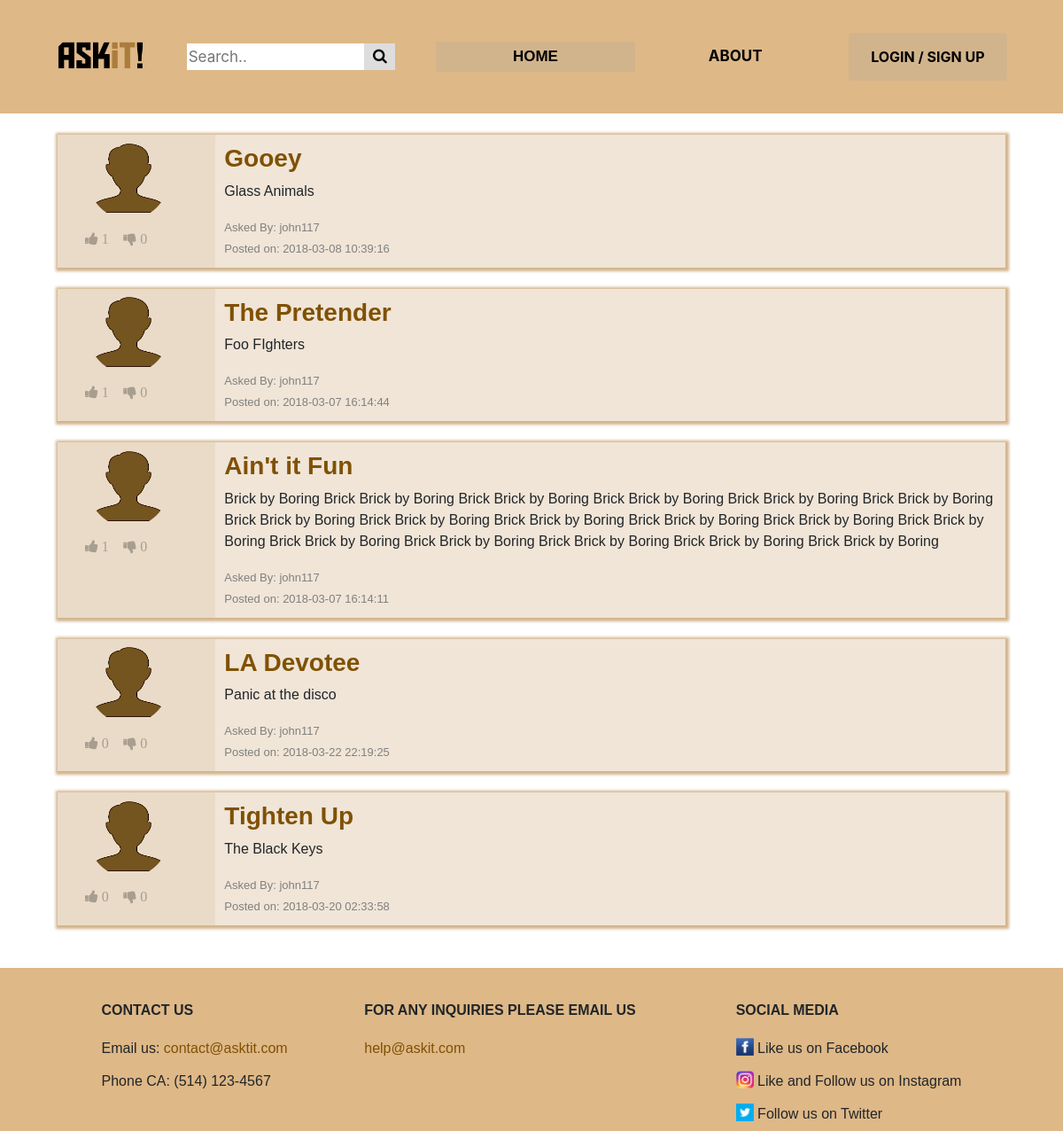
Before: /home_page/homepage.php with the older database file.
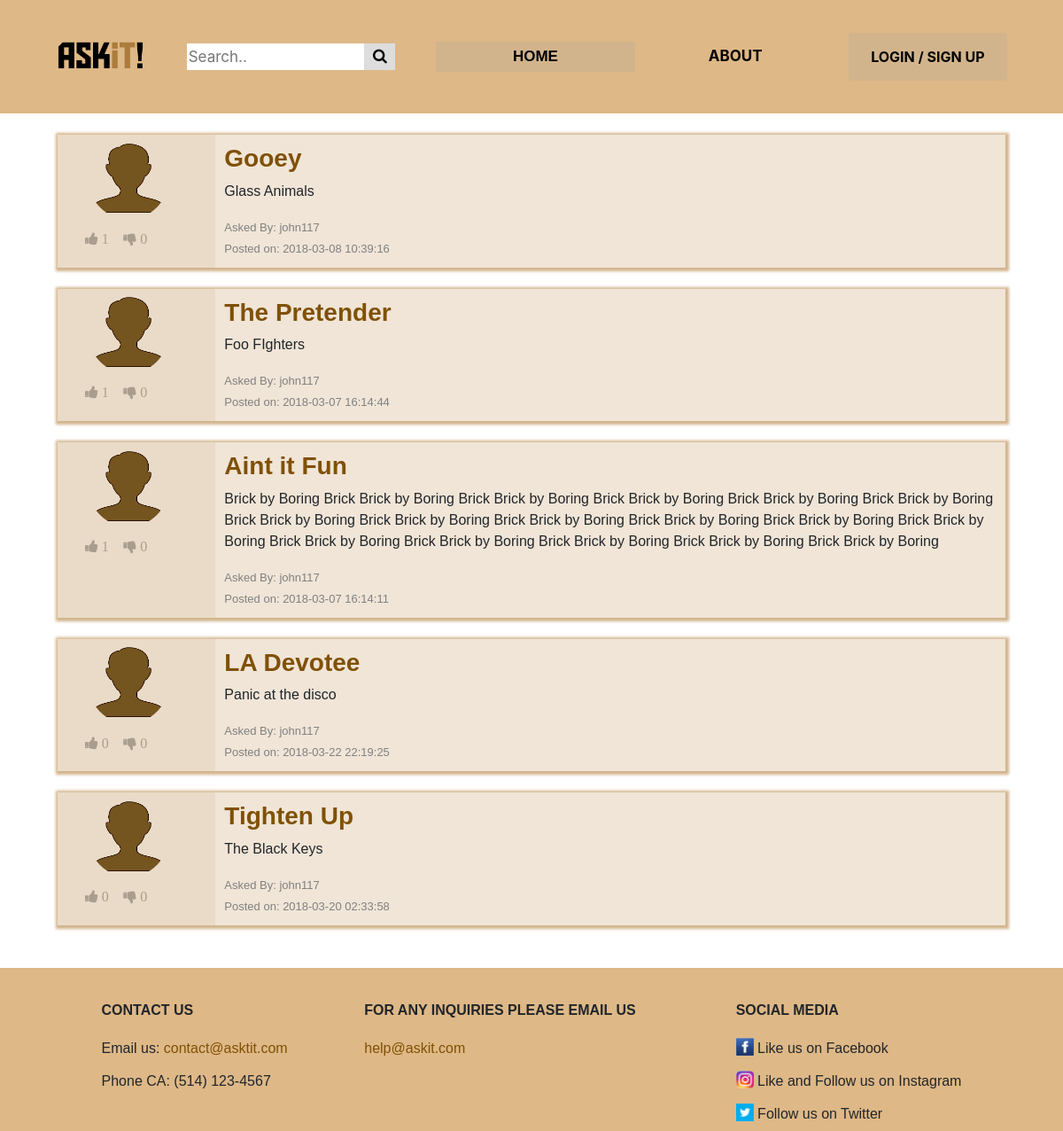
After: the same page with the newer database file.
### tables this page shows
CREATE TABLE IF NOT EXISTS `questions` (
  `id` int(11) NOT NULL AUTO_INCREMENT,
  `account_id` int(11) DEFAULT NULL,
  `header` varchar(100) NOT NULL DEFAULT 'Ain''t it Fun',
  `content` varchar(500) NOT NULL DEFAULT 'Brick by Boring Brick',
  `date` timestamp NOT NULL DEFAULT CURRENT_TIMESTAMP,
  `upvotes` mediumint(8) UNSIGNED NOT NULL DEFAULT '0',
  `downvotes` mediumint(8) UNSIGNED NOT NULL DEFAULT '0',
  `tags` varchar(100) NOT NULL DEFAULT 'noob',
  PRIMARY KEY (`id`),
  KEY `fk_questions_account_id` (`account_id`)
);

CREATE TABLE IF NOT EXISTS `accounts` (
  `id` int(11) NOT NULL AUTO_INCREMENT,
  `username` varchar(20) NOT NULL DEFAULT 'john117',
  `password` varchar(500) DEFAULT NULL,
  `name` varchar(25) NOT NULL DEFAULT 'default name',
  `last_name` varchar(25) NOT NULL DEFAULT 'default  last',
  `gender` set('Male','Female','Other') NOT NULL DEFAULT 'Male',
  `security_one` set('What is the first name of the person you first kissed?','What is the last name of the teacher who gave you your first failing grade?','What is your pets name?','What was the name of your elementary / primary school?','In what city or town does your nearest sibling live?','What was your childhood nickname?','What is the name of your favorite childhood friend?') DEFAULT 'What is the first name of the person you first kissed?',
  `security_two` set('In what city or town did your mother and father meet?','What is the middle name of your oldest child?','What is your favorite team?','What is your favorite movie?','What was your favorite sport in high school?','What was your favorite food as a child?','Who is your childhood sports hero?','What was the name of the company where you had your first job?') NOT NULL DEFAULT 'In what city or town did your mother and father meet?',
  `answer_one` varchar(20) NOT NULL DEFAULT 'a1',
  `answer_two` varchar(20) NOT NULL DEFAULT 'a2',
  `bio` varchar(500) NOT NULL DEFAULT 'Training to be like goku',
  `profession` set('Gamer','Student','Potatoe','Teacher','Professor','Hipster','Trainer','Sloth') NOT NULL DEFAULT 'Potatoe',
  `pin` varchar(4) DEFAULT NULL,
  `profile_picture_path` varchar(500) NOT NULL DEFAULT '../img/avatar2.png',
  PRIMARY KEY (`id`),
  UNIQUE KEY `username` (`username`)
);

### private/controllers/Vote.php (called while the page is built, shortened)
<?php
class Vote{
	public static function getClass($vote){
		return null;
	}
}

### public_html/home_page/homepage.php (the view, shortened to what this page needs)
<?php
  require "../../private/controllers/Vote.php";
  if($_SERVER["REQUEST_METHOD"] == "POST"){
    $log->lwrite("POST METHOD. for homepage.php");
  }
  else if($_SERVER["REQUEST_METHOD"] == "GET"){
    include('header.php');
    include_once('..\..\private\controllers\FavouriteController.php');
    echo "<link rel='stylesheet' type='text/css' href='../css/homepage.css'>";
      	$votes=[];
        $servername = $config['servername'];
        $username = $config['username'];
        $password = $config['password'];
        $dbname = $config['dbname'];
        $con = mysqli_connect($servername, $username, $password, $dbname) or die("Connection Failed");
   		$result = mysqli_query($con,"SELECT questions.*, accounts.username,accounts.profile_picture_path FROM questions AS questions INNER JOIN accounts ON accounts.id=questions.account_id ORDER BY upvotes DESC, downvotes, date DESC");
      echo "<main>";
      echo "<br><div class='container'>";
 		 while($info = mysqli_fetch_array($result,MYSQLI_ASSOC)) {
 		 	$vote=getVote($votes,$info['id']);
	        if($info['id']==$vote['ref_id']){
	          $vote_class=Vote::getClass($vote);
	        }else{
	          $vote_class=Vote::getClass(false);
	        }
	        echo "
	          <div class='form-group row questionBlock'>
              <div class='col-md-2 '>";
                $file_path=$info['profile_picture_path'];
            echo "<div class='col-md-10'><img class='circle_img' src=".$file_path."></div>";
            echo"
	            <div class='details vote_btns ".$vote_class." '>
  	            <form action= '.\Like.php?ref=questions&ref_id=".$info['id']."&vote=1&page=homepage.php' method='POST'>
  	              <button type='submit' class='vote_btn vote_like' ";
  	              if(!isset($_SESSION['userid'])){
  	              	echo "disabled";
  	              }
  	            echo "><i class='fa fa-thumbs-up'> ". $info['upvotes'] . "</i></button>
  	            </form>
  	            <form action='.\Like.php?ref=questions&ref_id=".$info['id']."&vote=-1&page=homepage.php' method='POST'>
  	              <button type='submit' class='vote_btn vote_dislike' ";
  	              if(!isset($_SESSION['userid'])){
  	              	echo "disabled";
  	              }
  	            echo "><i class='fa fa-thumbs-down'> ". $info['downvotes'] . "</i></button>
  	              </form>";
  	            echo "</div></div>
  	            <div class='col-md-10 question'>
  	              <div>
  	              <a href='questionThreadPage.php?questionid=".$info['id']."'>
  	                <h3><strong>" . $info['header'] . "</strong></h3></a>
  	              </div>
  	              <p>" . $info['content'] . "
  	              </p>
  	              <span class = questionByDetail>Asked By: " .$info['username']. "<br>
  	              Posted on: " . $info['date'] . "</span>
	            </div>
	          </div><br>";
      		}
      echo '</div></main>';
  }
  function getVote($votes,$info_id){
      return false;
    }
  include("footer.php");
?>

### public_html/home_page/header.php (shortened to what this page needs)
<!DOCTYPE HTML>
<html>
  <head>
    <link rel="stylesheet" href="https://cdnjs.cloudflare.com/ajax/libs/font-awesome/4.7.0/css/font-awesome.min.css">
    <link rel="stylesheet" href="https://maxcdn.bootstrapcdn.com/bootstrap/4.0.0/css/bootstrap.min.css">
    <link rel="stylesheet" type="text/css" href="../css/header.css">
  </head>
  <body>
    <header>
      <div class="navbar navbar-inverse menu">
        <div class="col-lg-2 no-padding">
          <a href="homepage.php"><img class="col-lg-12 no-padding"
          src="../img/newlogo.png" alt=""/></a>
        </div>
        <div class="col-lg-10 container-fluid">
          <div class="col-lg-3 row search-container">
            <form method="get" action="search.php">
              <input type="text" placeholder="Search.." name="search">
              <button type="submit" value="search"><i class="fa fa-search"></i></button>
            </form>
          </div>
          <div class="row col-lg-9 no-padding menubar">
                <?php include("menu_template.php");?>
          </div>
        </div>
      </div>
    </header>
  </body>
</html>

### public_html/home_page/menu_template.php (shortened to what this page needs)
<!DOCTYPE HTML>
<html>
	<head>
    	<link rel="stylesheet" type="text/css" href="../css/header.css">
    </head>
 	<body>
		<?php
		$index="myButtons";
		$about="myButtons";
		$logout="myButtons";
		$menuLinkid= basename($_SERVER['PHP_SELF'],".php");
		if($menuLinkid=="homepage"){
			$index='myActiveButton';
		}else if($menuLinkid=="about"){
			$about='myActiveButton';
		}else if($menuLinkid=="favorites"){
			$favorites='myActiveButton';
		}else if($menuLinkid=="myquestions"){
			$myquestions='myActiveButton';
		}
		?>
		<div class="col-lg-4 <?php echo $index;?>">
			<a class="<?php echo $index;?>"href="homepage.php">Home</a>
		</div>
		<div class="col-lg-4 <?php echo $about;?>">
			<a class="<?php echo $about;?>"href="about.php">About</a>
		</div>
		<div class="col-lg-4">
			<?php
			if(isset($_SESSION['username'])) {
				?>
				<div class="dropdown">
	  				<button class="dropbtn"> <?php echo "Hi, " .$_SESSION['username']. " !"; ?> </button>
	  				<div class="dropdown-content">
	    				<a href="profile.php">My Profile</a>
	    				<a href="myquestions.php">My Questions</a>
	    				<a href="favorites.php">Favorites</a>
	    				<a href="logout.php">Logout</a>
	  				</div>
				</div>
				<!--<div class="col-lg-2 <?php echo $logout;?>">
					<a class="<?php echo $logout;?>"href="logout.php">Logout</a>
				</div>-->
				<?php
			} else {
				?>
				<button class="btn loginButton" onclick="location.href='../login_register/loginregister.php';"/>Login / Sign Up</button>
				<?php
			}
		?>
		</div>
	</body>
	</html>

### public_html/home_page/footer.php (shortened to what this page needs)
<html>
  <head>
    <link rel="stylesheet" type="text/css" href="../css/footer.css">
  </head>
  <body>
    <div id = "footer">
      <div class ="container">
        <table class = "footerTable" align = "center" >
        <tr>
          <th class="contactUsPadding"><br>CONTACT US</th>
          <th class="emailUsPadding"><br>FOR ANY INQUIRIES PLEASE EMAIL US</th>
          <th><br>SOCIAL MEDIA</th>
        </tr>
        <tr>
          <td>Email us: <a href="mailto:contact@asktit.com">contact@asktit.com</a></td>
          <td><a href="mailto:help@askit.com">help@askit.com</a></td>
          <td><img src="../img/facebook.png" alt="" width="20" height="20" /><a>&nbsp;Like us on Facebook</a></td>
        </tr>
        <tr>
          <td>Phone CA: (514) 123-4567&nbsp;</td>
          <td> </td>
          <td><img src="../img/instagram.png" alt="" width="20" height="20" /> <a>&nbsp;Like and Follow us on Instagram</a></td>
        </tr>
        <tr>
          <td>   </td>
          <td>   </td>
          <td><img src="../img/twitter.png" alt="" width="20" height="20" /><a>&nbsp;Follow us on Twitter</a></td>
        </tr>
        </table>
      </div>
    </div>
  </body>
</html>

### public_html/css/header.css (style rules this page uses)
.menu { background-color: #DEB887; text-transform: uppercase; font-weight: bold; height: 100%; }
.container { position: relative; max-width: 1100px; font-family: helvetica, sans-serif; }
.container img { float: left; }
.search-container { float: left; padding: 0; }
.search-container form { width: 100%; }
.search-container input[type=text] { font-size: 17px; border: none; width: 85%; height: 30px; }
.search-container button { float: right; background: #ddd; font-size: 17px; border: none; cursor: pointer; height: 30px; width: 15%; }
.myButtons { color: black; text-decoration: none; text-align: center; font-size: 17px; margin: auto 0; padding: 4px; }
.myActiveButton { background-color: #D2B48C; color: black; text-decoration: none; text-align: center; font-size: 17px; margin: auto 0; padding: 4px; font-family: arial; }
.loginButton { background-color: #D2B48C; text-transform: uppercase; text-align: center; font-weight: bold; color: black; border: none; cursor: pointer; margin: auto 0; padding: 15px 25px; }
html, body { height: 100%; }
header { height: 18%; }

### public_html/css/homepage.css (style rules this page uses)
.questionBlock { background-color: #eadbc8; display: flex; flex-direction: row; justify-content: space-between; max-width: 1100px; margin: auto; -webkit-box-shadow: 1px 1px 3px 3px #D2B48C; box-shadow: 1px 1px 3px 3px #D2B48C; }
.details { height: auto; order: 1; align-self: center; padding: 10px; }
.question { order: 2; width: 90%; background-color: #F0E5D7; padding:10px; }
.vote_btns { float:left; padding-top: 3.2%; padding-bottom: 3%; }
.vote_btns form { display: inline-block; }
.vote_btn { border: none; cursor:pointer; background: transparent; }
.questionByDetail { color: #808080; font-size: 13px; }
.circle_img { width:100px; height:100px; border-radius: 50%; padding: 5%; }

### public_html/css/footer.css (style rules this page uses)
body { margin:0; padding:0; height:100%; }
#footer { position: relative; background-color: #DEB887; width: 100%; margin-top: 2%; bottom: 0; }
.container { min-height:100%; font-family: helvetica, sans-serif; }
.footerTable { height: 184px; }
.contactUsPadding { padding-right: 12em; }
.emailUsPadding { padding-right: 7em; }
.navbar { padding-top: 0%; padding-bottom: 0%; }
html, body { height: 100%; }
header { height: 16%; }
main { min-height: 57%; }
a { color: #805104; }

Changed rows visible on the page:
changed questions: header "Ain't it Fun" → "Aint it Fun"
